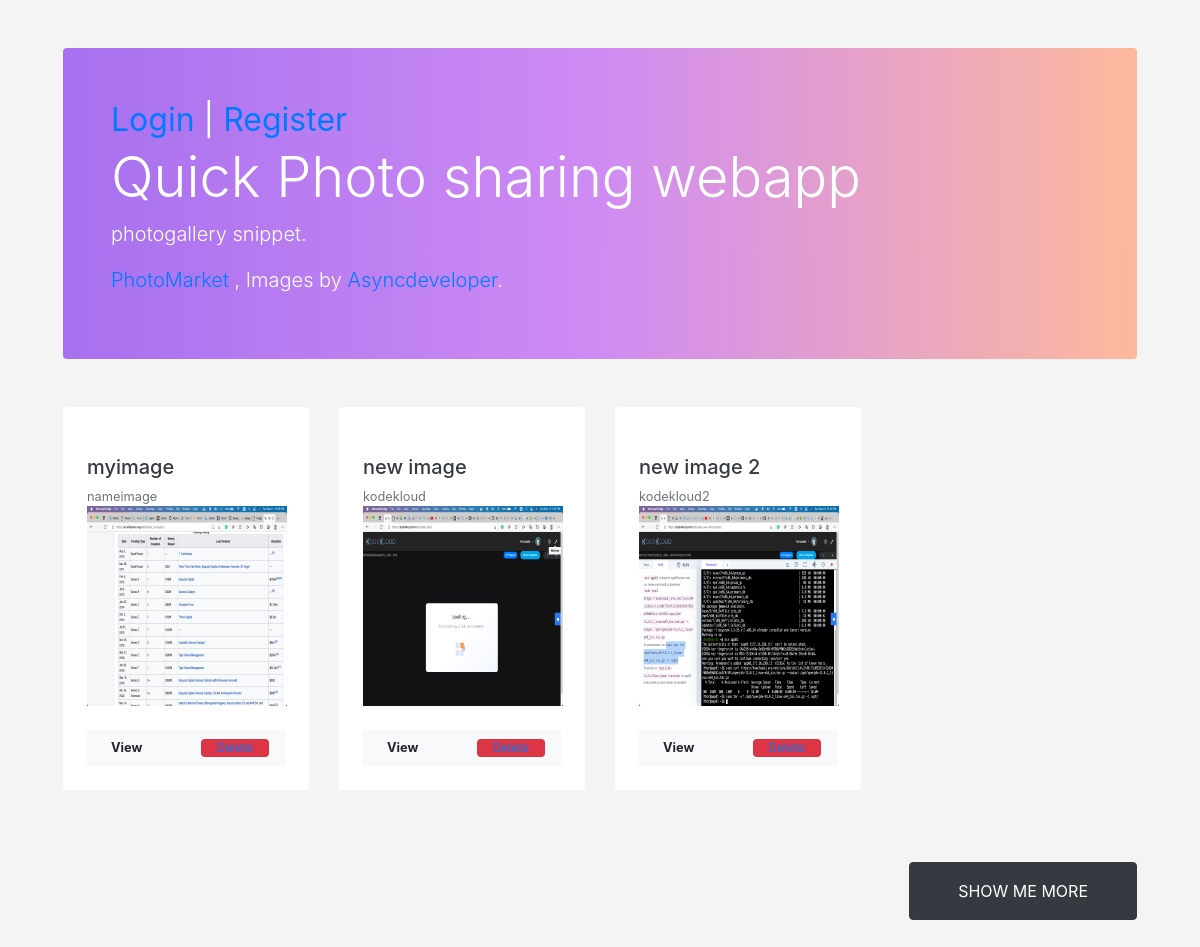
Before: / with the older database file.
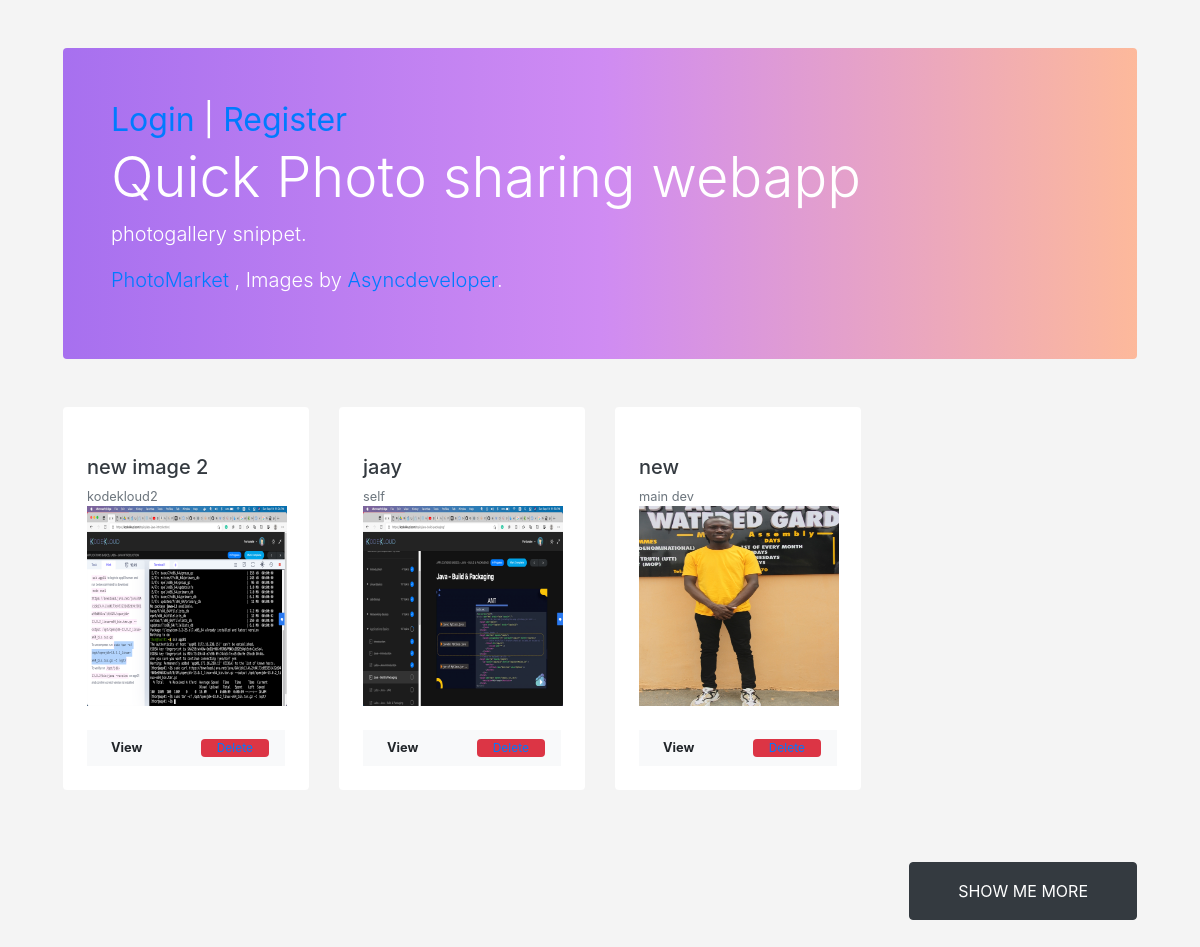
After: the same page with the newer database file.
### imageapp/models.py (models this page shows, shortened)
class Image(models.Model):
    name = models.CharField(max_length=50)
    image = models.ImageField(upload_to='images/')
    description = models.CharField(max_length=100)

### imageapp/views.py (the view)
# urls.py: path('',views.home,name='home'),
def home(request,id=None):
    if request.method == 'POST':
        form  = ImageForm(request.POST,request.FILES)
        if form.is_valid():
            form.save()
    images = Image.objects.all()
    form = ImageForm()
    return render(request,'index.html',{'form':form,'images':images})

### templates/index.html (shortened to what this page needs)
{% load static %}
<!DOCTYPE html>
<html lang="en">
  <head>
    <link
      rel="stylesheet"
      href="https://maxcdn.bootstrapcdn.com/bootstrap/4.0.0/css/bootstrap.min.css"
    />
    <link rel="stylesheet" href="{% static 'css/index.css' %}" />
  </head>
  <body>
    <div class="container-fluid">
      <div class="px-lg-5">
        <div class="row py-5">
          <div class="col-lg-12 mx-auto">
            <div class="text-white p-5 shadow-sm rounded banner">
              <div style="font-size: 2em">
                {% if user.is_authenticated %}
                <a href="{% url 'account_logout'%}">Logout</a>
                {% else %}
                <a href="{% url 'account_login'%}">Login</a> |
                <a href="{% url 'account_signup'%}">Register</a>
                {% endif %}
              </div>
              <h1 class="display-4">Quick Photo sharing webapp</h1>
              <p class="lead">photogallery snippet.</p>
              <p class="lead">
                <a href="https://bootstrapious.com/snippets" class="text-reset">
                  PhotoMarket </a
                >, Images by
                <a href="https://unsplash.com" class="text-reset"
                  >Asyncdeveloper</a
                >.
              </p>
            </div>
          </div>
        </div>
        <div class="row">
          {% for image in images %}
          <div class="col-xl-3 col-lg-4 col-md-6 mb-4">
            <div class="bg-white rounded shadow-sm">
              <div class="p-4">
                <h5><a href="#" class="text-dark">{{image.name}}</a></h5>
                <p class="small text-muted mb-0">{{image.description}}</p>
                <img
                  src="{{image.image.url}}"
                  style="width: 200px; height: 200px"
                  alt="{{image.name}}"
                />
                <div
                  class="
                    d-flex
                    align-items-center
                    justify-content-between
                    rounded-pill
                    bg-light
                    px-3
                    py-2
                    mt-4
                  "
                >
                  <p class="small mb-0">
                    <span class="font-weight-bold">View</span>
                  </p>
                  <div
                    class="
                      badge badge-danger
                      px-3
                      rounded-pill
                      font-weight-normal
                    "
                  >
                    <a href="{% url 'image:delete' image.id %}">Delete</a>
                  </div>
                </div>
              </div>
            </div>
          </div>
          {% endfor %}
        </div>
        <div class="py-5 text-right">
          <a href="#" class="btn btn-dark px-5 py-3 text-uppercase"
            >Show me more</a
          >
        </div>
      </div>
    </div>
  </body>
</html>

### static/css/index.css (style rules this page uses)
body { background: #f4f4f4; }
.banner { background: #a770ef; background: -webkit-linear-gradient(to right, #a770ef, #cf8bf3, #fdb99b); background: linear-gradient(to right, #a770ef, #cf8bf3, #fdb99b); }

Changed rows visible on the page:
removed Image: name "myimage", description "nameimage", image (picture)
removed Image: name "new image", description "kodekloud", image (picture)
added Image: name "jaay", description "self", image (picture)
added Image: name "new", description "main dev", image (picture)
